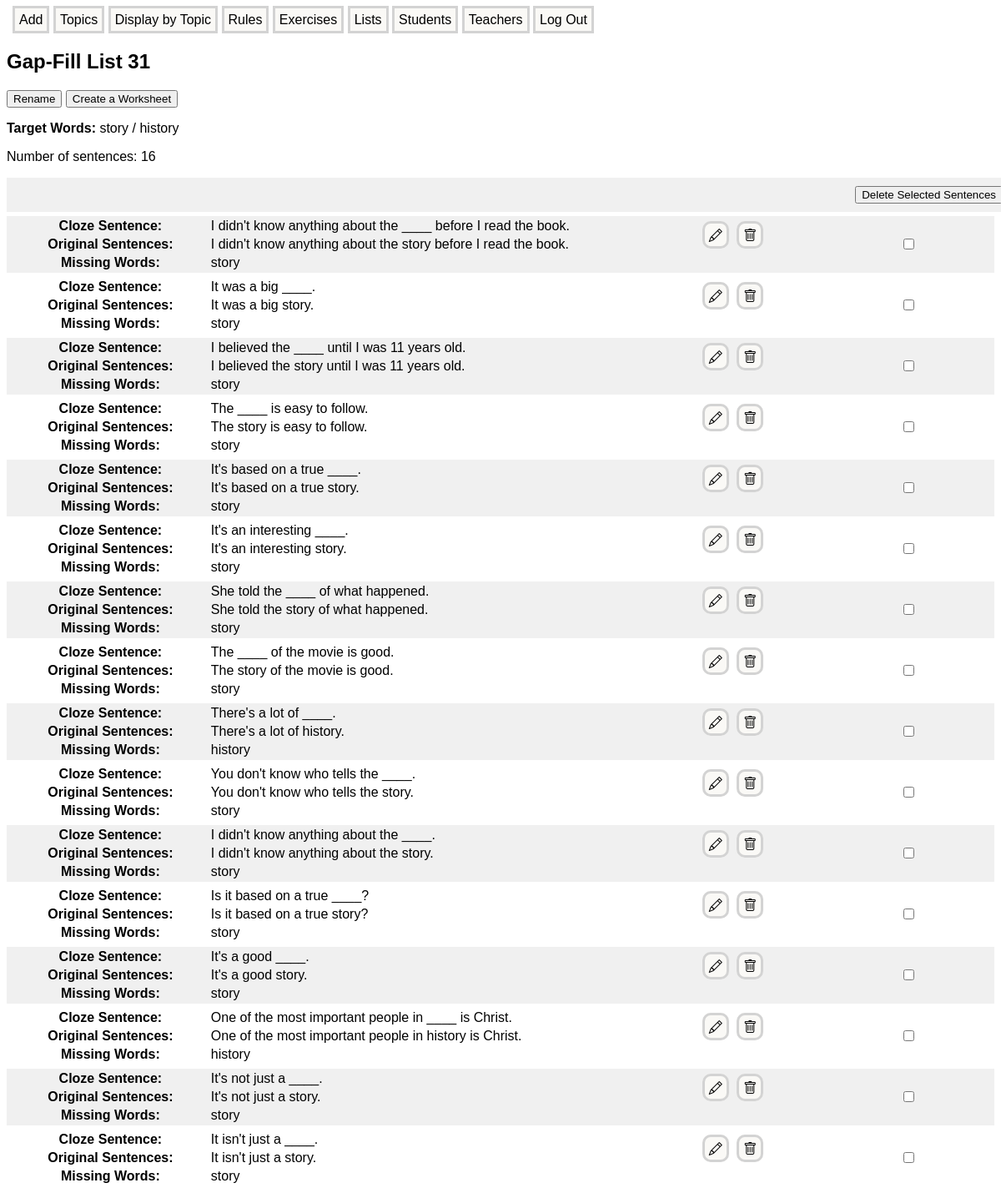
/cloze_list/32, run on the app's committed database.
### models.py (models this page shows)
class ClozeList(db.Model):
    id = db.Column(db.Integer, primary_key = True)
    list_name = db.Column(db.String(100), index = True, nullable = False)
    cloze_sentences = db.relationship('ClozeSentence', backref='cloze_list', lazy='joined', cascade = 'all, delete-orphan')
    target_words = db.Column(db.String, nullable = False)
    teacher_id = db.Column(db.Integer, db.ForeignKey('teacher.id', ondelete = 'CASCADE'), nullable = True)
    student_id = db.Column(db.Integer, db.ForeignKey('student.id', ondelete = 'CASCADE'), nullable = True)

class ClozeSentence(db.Model):
    id = db.Column(db.Integer, primary_key = True)
    original_sentences = db.Column(db.Text, index = True, nullable = False)
    clozed_sentence = db.Column(db.String, nullable = False)
    missing_words = db.Column(db.String, nullable = False)
    cloze_list_id = db.Column(db.Integer, db.ForeignKey('cloze_list.id', ondelete = 'CASCADE'))
    error_id = db.Column(db.Integer, db.ForeignKey('error.id'))

### list_management/routes.py (the view, shortened to what this page needs)
@app.route('/cloze_list/<int:cloze_list_id>', methods=['GET', 'POST'])
def cloze_list(cloze_list_id):
    list = ClozeList.query.get(cloze_list_id)
    edit_list_form = EditListForm()
    worksheet_form = WorksheetForm(title=list.list_name)
    return render_template('cloze_list.html', list=list, edit_list_form=edit_list_form, worksheet_form=worksheet_form)

### forms.py
class EditListForm(FlaskForm):
    list_name = StringField('List Name:')
    submit = SubmitField('Change List Name')

class WorksheetForm(FlaskForm):
    title = StringField('Title', validators=[DataRequired()])
    worksheet_type = RadioField('Type of Worksheet', choices=[(1, 'Individual'),
                                                             (2, 'Student A / Student B')],
                                                             default='1', validators=[DataRequired()])
    exercise = RadioField('Exercise', choices=[(1, 'Correct or Incorrect?'),
                                                    (2, 'Choose the Correct Sentence'),
                                                    (3, 'Correct the Sentence')],
                                                     default='1')
    number_of_questions = IntegerField('Number of Questions')
    randomize = BooleanField('Randomize?')
    submit = SubmitField('Create Worksheet')

### list_management/templates/list_management/cloze_list.html (shortened to what this page needs)
{% extends "base.html" %}
{% block content %}
<h2>{{ list.list_name }}</h2>
<button onclick="showForm('edit-form');">Rename</button>
<button onclick="showForm('worksheet-form');">Create a Worksheet</button>
<p><b>Target Words: </b>
    {% for word in list.target_words.split('\n') %}
        {% if loop.index0 < list.target_words.split('\n')|length-1 %}
            {{ word }} /
        {% else %}
            {{ word }}
        {% endif %}
    {% endfor %}
</p>
<p>Number of sentences: {{ list.cloze_sentences | length }}</p>
<div class="sticky-div">
    <form class="manage-form" method="POST" action="{{ url_for('delete_cloze_sentences', cloze_list_id = list.id) }}" id="deleteItemsForm">
        <button type="button" onclick="return submitItemForm('cloze');">Delete Selected Sentences</button>
    </form>
</div>
{% for cloze_sentence in list.cloze_sentences %}
<div class="entry-container">
    <table class="cloze-list-item">
        <tr>
            <th class="medium">Cloze Sentence:</th>
            <td class="large">
                {{ cloze_sentence.clozed_sentence }}
            </td>
            <td class="medium" rowspan="2">
                <a class="manage-link edit-icon" href="{{ url_for('edit_cloze_sentence', cloze_list_id=list.id, cloze_sentence_id=cloze_sentence.id) }}"
                target="_blank" title="Edit"></a>
                <a class="manage-link trash-icon" href="{{ url_for('delete_cloze_sentence', cloze_list_id=list.id, cloze_sentence_id=cloze_sentence.id) }}"
                onclick="return confirmSentenceDelete();" title="Delete"></a>
            </td>
            <td class="small" rowspan="3">
                <input type="checkbox" name="sentence_checkbox" value="{{ cloze_sentence.id }}" class="sentence-checkbox">
            </td>
        </tr>
        <tr>
            <th>Original Sentences:</th>
            <td>
                {% for sentence in cloze_sentence.original_sentences.split('\n') %}
                    {{ sentence }}<br>
                {% endfor %}
            </td>
        </tr>
        <tr>
            <th>Missing Words:</th>
            <td>
                {% for word_list in cloze_sentence.missing_words.split('\n') %}
                    {% if loop.index0 < cloze_sentence.missing_words.split('\n')|length-1 %}
                        {% for word in word_list.split('/') %}
                            {% if loop.index0 < word_list.split('/')|length-1 %}
                                {{ word }} /
                            {% else %}
                                {{ word }},
                            {% endif %}
                        {% endfor %}
                    {% else %}
                        {% for word in word_list.split('/') %}
                            {% if loop.index0 < word_list.split('/')|length-1 %}
                                {{ word }} /
                            {% else %}
                                {{ word }}
                            {% endif %}
                        {% endfor %}
                    {% endif %}
                {% endfor %}
            </td>
    </table>
</div>
{% endfor %}
{% endblock %}

### static/styles.css (style rules this page uses)
body { font-family: sans-serif; }
.manage-link { font-size: 16px; text-decoration: none; color: black; background-color: #FAF9F6; border: solid lightgray; border-radius: 10px; padding: 5px; margin-right: 5px; }
.entry-container { width: 100%; min-width: 880px; }
.entry-container:nth-child(even) { background-color: #F0F0F0; }
.entry-container:nth-child(odd) { background-color: white; }
.sticky-div { width: 100%; min-width: 880px; position: sticky; top: 0; background-color: #F0F0F0; padding: 10px; z-index: 1000; overflow: hidden; }
.manage-form { margin: 0px; float: right; vertical-align: middle; }
.edit-icon::before { font-family: "bootstrap-icons"; content: "\f4cb"; display: inline-block; vertical-align: middle; text-align: center; }
.trash-icon::before { font-family: "bootstrap-icons"; content: "\f5de"; display: inline-block; vertical-align: middle; }

### data on the page
ClozeList: list_name "Gap-Fill List 31"
ClozeSentence: clozed_sentence "I didn't know anything about the ____ before I read the book.", original_sentences "I didn't know anything about the story before I read the book.", missing_words "story"
ClozeSentence: clozed_sentence "It was a big ____.", original_sentences "It was a big story.", missing_words "story"
ClozeSentence: clozed_sentence "I believed the ____ until I was 11 years old.", original_sentences "I believed the story until I was 11 years old.", missing_words "story"
ClozeSentence: clozed_sentence "The ____ is easy to follow.", original_sentences "The story is easy to follow.", missing_words "story"
ClozeSentence: clozed_sentence "It's based on a true ____.", original_sentences "It's based on a true story.", missing_words "story"
ClozeSentence: clozed_sentence "It's an interesting ____.", original_sentences "It's an interesting story.", missing_words "story"
ClozeSentence: clozed_sentence "She told the ____ of what happened.", original_sentences "She told the story of what happened.", missing_words "story"
ClozeSentence: clozed_sentence "The ____ of the movie is good.", original_sentences "The story of the movie is good.", missing_words "story"
ClozeSentence: clozed_sentence "There's a lot of ____.", original_sentences "There's a lot of history.", missing_words "history"
ClozeSentence: clozed_sentence "You don't know who tells the ____.", original_sentences "You don't know who tells the story.", missing_words "story"
ClozeSentence: clozed_sentence "I didn't know anything about the ____.", original_sentences "I didn't know anything about the story.", missing_words "story"
ClozeSentence: clozed_sentence "Is it based on a true ____?", original_sentences "Is it based on a true story?", missing_words "story"
ClozeSentence: clozed_sentence "It's a good ____.", original_sentences "It's a good story.", missing_words "story"
ClozeSentence: clozed_sentence "One of the most important people in ____ is Christ.", original_sentences "One of the most important people in history is Christ.", missing_words "history"
ClozeSentence: clozed_sentence "It's not just a ____.", original_sentences "It's not just a story.", missing_words "story"
ClozeSentence: clozed_sentence "It isn't just a ____.", original_sentences "It isn't just a story.", missing_words "story"

### other printed values
{{ word }} "story"
{{ word }} "history"
{{ list.cloze_sentences | length }} "16"
